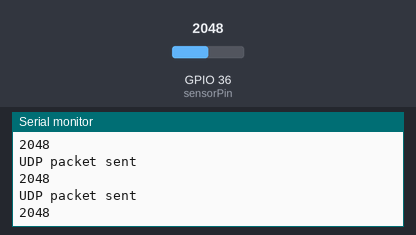
Bench run of a sketch on a simulated ESP32. Shown: the last lines printed to the serial monitor. Inputs (shaded band) come from the test bench; at power-on: GPIO 36 (sensorPin) = 2048. WiFi joins after 1.5 s; servers stay silent unless stated.

Above: at 2.7 s.
2.8 s: GPIO 36 (sensorPin) set to 2866
At 2.82 s:
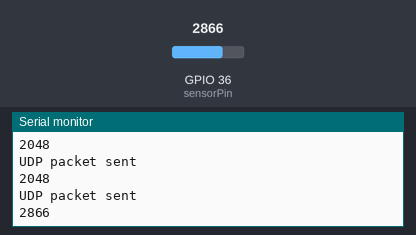
4.3 s: GPIO 36 (sensorPin) set to 3603
At 4.33 s:
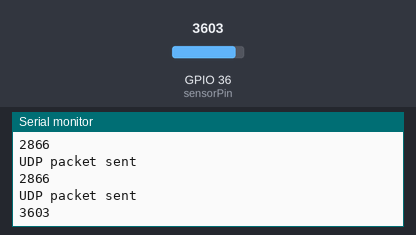
Timing chart, 0 to 7.3 s (numbered marks = the images above; inputs shaded):
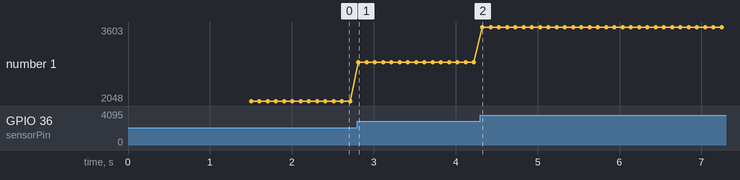

Measured:
- after the input at 2.8 s, the serial monitor: prints a new line at once (image 1)
- after the input at 4.3 s, the serial monitor: prints a new line at once (image 2)
- plotted number 1: 2048 → 2866 after the input at 2.8 s, 2866 → 3603 after the input at 4.3 s

The sketch:

SoundSensor_SendUDP.ino
```cpp
#include <WiFi.h>
#include <WiFiUdp.h>

// Replace with your network credentials
const char* ssid = "刘函宁的iPhone";
const char* password = "1234511111";

// IP address and port of the destination
const char* udpAddress = "172.20.10.4";
const int udpPort = 12315;

//Sound Sensor Settings
int sensorPin = A0;
int sensorValue = 0;

// UDP instance
WiFiUDP udp;

void setup() {
  //Initialize sound sensor
  pinMode(sensorPin, INPUT);

  // Initialize Serial for debugging
  Serial.begin(115200);

  // Connect to Wi-Fi
  WiFi.begin(ssid, password);
  Serial.print("Connecting to Wi-Fi...");

  while (WiFi.status() != WL_CONNECTED) {
    delay(500);
    Serial.print(".");
  }

  Serial.println("Connected to Wi-Fi");
}

void loop() {

  sensorValue=analogRead(sensorPin);   //connect mic sensor to Analog 0
  //Serial.printf("sensor value: %d\n", sensorValue);  //Print the read sensor value
  Serial.println(sensorValue,DEC);//print the sound value to serial
  delay(100);

  // Message to send
  String message = String(sensorValue);

  // Send a UDP packet
  udp.beginPacket(udpAddress, udpPort);
  //udp.write((uint8_t*)message, strlen(message));
  udp.print(message);
  udp.endPacket();

  Serial.println("UDP packet sent");
}
```
